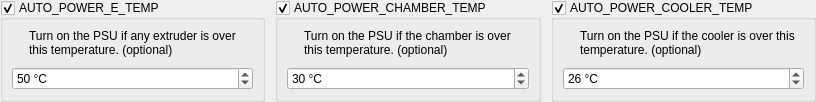
       <widget class="QWidget" name="widget_4" native="true">
        <layout class="QHBoxLayout" name="horizontalLayout_6" stretch="1,1,1">
         <property name="spacing">
          <number>10</number>
         </property>
         <property name="leftMargin">
          <number>0</number>
         </property>
         <property name="topMargin">
          <number>0</number>
         </property>
         <property name="rightMargin">
          <number>0</number>
         </property>
         <property name="bottomMargin">
          <number>0</number>
         </property>
         <item>
          <widget class="QGroupBox" name="uAutoPowerETempBox">
           <property name="enabled">
            <bool>true</bool>
           </property>
           <property name="title">
            <string>AUTO_POWER_E_TEMP</string>
           </property>
           <property name="checkable">
            <bool>true</bool>
           </property>
           <property name="checked">
            <bool>true</bool>
           </property>
           <layout class="QGridLayout" name="gridLayout_10">
            <property name="spacing">
             <number>10</number>
            </property>
            <item row="1" column="1">
             <widget class="QLabel" name="label_23">
              <property name="text">
               <string>Turn on the PSU if any extruder is over this temperature. (optional)</string>
              </property>
              <property name="wordWrap">
               <bool>true</bool>
              </property>
             </widget>
            </item>
            <item row="1" column="0">
             <widget class="QLabel" name="label_24">
              <property name="sizePolicy">
               <sizepolicy hsizetype="Fixed" vsizetype="Fixed">
                <horstretch>0</horstretch>
                <verstretch>0</verstretch>
               </sizepolicy>
              </property>
              <property name="text">
               <string/>
              </property>
              <property name="pixmap">
               <pixmap resource="../resources/resources.qrc">:/info_FILL0_wght100_GRAD0_opsz20.svg</pixmap>
              </property>
             </widget>
            </item>
            <item row="2" column="0" colspan="2">
             <widget class="QSpinBox" name="uAutoPowerETempEdit">
              <property name="enabled">
               <bool>true</bool>
              </property>
              <property name="suffix">
               <string> °C</string>
              </property>
              <property name="maximum">
               <number>200</number>
              </property>
              <property name="value">
               <number>50</number>
              </property>
             </widget>
            </item>
           </layout>
          </widget>
         </item>
         <item>
          <widget class="QGroupBox" name="uAutoPowerChamberTempBox">
           <property name="title">
            <string>AUTO_POWER_CHAMBER_TEMP</string>
           </property>
           <property name="checkable">
            <bool>true</bool>
           </property>
           <property name="checked">
            <bool>true</bool>
           </property>
           <layout class="QGridLayout" name="gridLayout_11">
            <property name="spacing">
             <number>10</number>
            </property>
            <item row="1" column="1">
             <widget class="QLabel" name="label_26">
              <property name="text">
               <string>Turn on the PSU if the chamber is over this temperature. (optional)</string>
              </property>
              <property name="wordWrap">
               <bool>true</bool>
              </property>
             </widget>
            </item>
            <item row="1" column="0">
             <widget class="QLabel" name="label_25">
              <property name="sizePolicy">
               <sizepolicy hsizetype="Fixed" vsizetype="Fixed">
                <horstretch>0</horstretch>
                <verstretch>0</verstretch>
               </sizepolicy>
              </property>
              <property name="text">
               <string/>
              </property>
              <property name="pixmap">
               <pixmap resource="../resources/resources.qrc">:/info_FILL0_wght100_GRAD0_opsz20.svg</pixmap>
              </property>
             </widget>
            </item>
            <item row="2" column="0" colspan="2">
             <widget class="QSpinBox" name="uAutoPowerChamberTempEdit">
              <property name="enabled">
               <bool>true</bool>
              </property>
              <property name="suffix">
               <string> °C</string>
              </property>
              <property name="maximum">
               <number>200</number>
              </property>
              <property name="value">
               <number>30</number>
              </property>
             </widget>
            </item>
           </layout>
          </widget>
         </item>
         <item>
          <widget class="QGroupBox" name="uAutoPowerCoolerTempBox">
           <property name="title">
            <string>AUTO_POWER_COOLER_TEMP</string>
           </property>
           <property name="checkable">
            <bool>true</bool>
           </property>
           <property name="checked">
            <bool>true</bool>
           </property>
           <layout class="QGridLayout" name="gridLayout_12">
            <property name="spacing">
             <number>10</number>
            </property>
            <item row="1" column="1">
             <widget class="QLabel" name="label_27">
              <property name="text">
               <string>Turn on the PSU if the cooler is over this temperature. (optional)</string>
              </property>
              <property name="wordWrap">
               <bool>true</bool>
              </property>
             </widget>
            </item>
            <item row="1" column="0">
             <widget class="QLabel" name="label_28">
              <property name="sizePolicy">
               <sizepolicy hsizetype="Fixed" vsizetype="Fixed">
                <horstretch>0</horstretch>
                <verstretch>0</verstretch>
               </sizepolicy>
              </property>
              <property name="text">
               <string/>
              </property>
              <property name="pixmap">
               <pixmap resource="../resources/resources.qrc">:/info_FILL0_wght100_GRAD0_opsz20.svg</pixmap>
              </property>
             </widget>
            </item>
            <item row="2" column="0" colspan="2">
             <widget class="QSpinBox" name="uAutoPowerCoolerTempEdit">
              <property name="enabled">
               <bool>true</bool>
              </property>
              <property name="suffix">
               <string> °C</string>
              </property>
              <property name="maximum">
               <number>200</number>
              </property>
              <property name="value">
               <number>26</number>
              </property>
             </widget>
            </item>
           </layout>
          </widget>
         </item>
        </layout>
       </widget>
